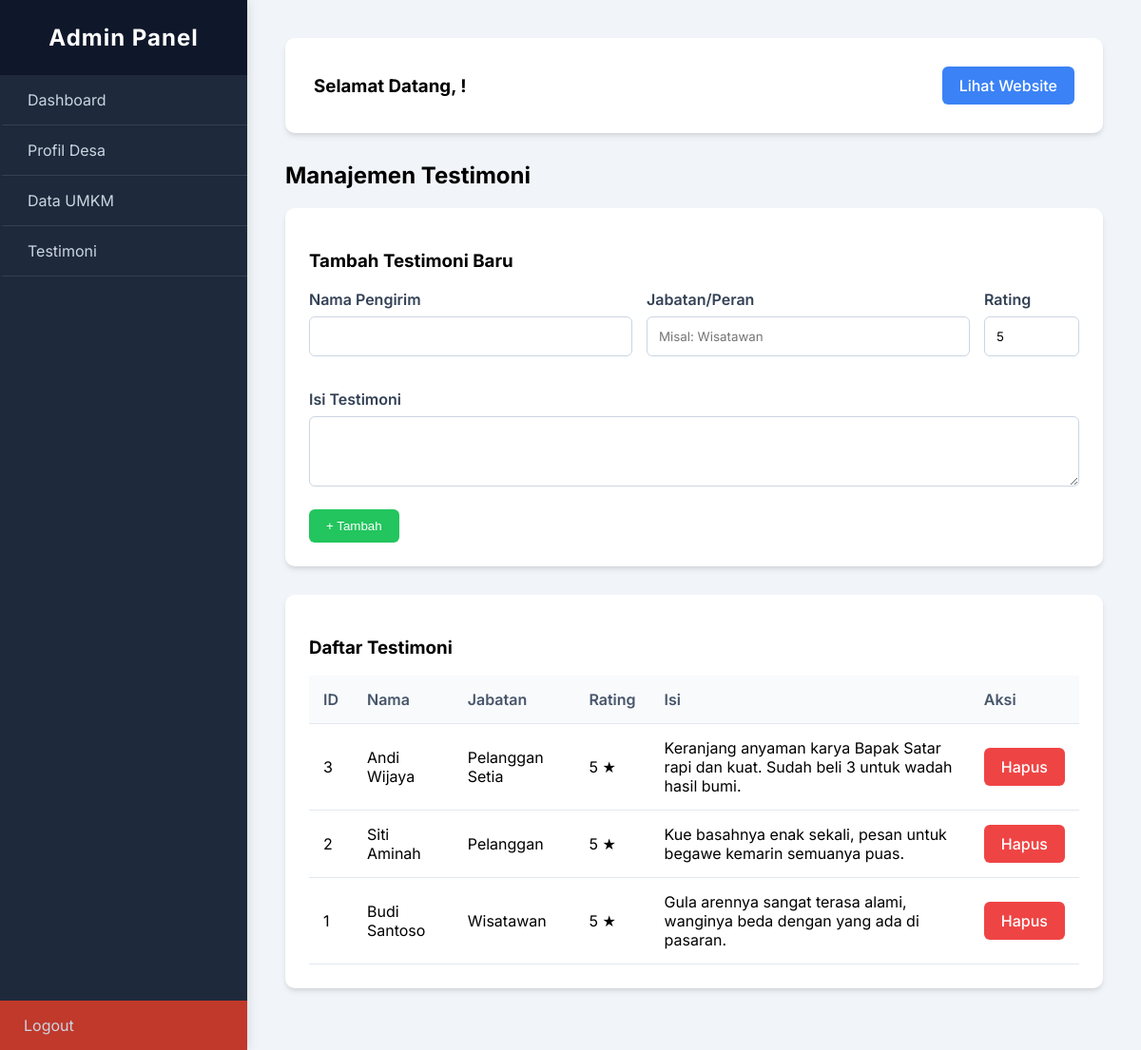
Screenshot of /admin/testimoni.php (signed in) with the database file from the repository.
### tables this page shows
CREATE TABLE `testimoni` (
  `id` int(11) NOT NULL,
  `nama_pengirim` varchar(255) NOT NULL,
  `isi_testimoni` text NOT NULL,
  `rating` int(11) NOT NULL DEFAULT 5,
  `jabatan` varchar(255) DEFAULT NULL
);

### admin/testimoni.php (the view, shortened to what this page needs)
<?php
require_once 'header.php';
$stmt = $pdo->query("SELECT * FROM testimoni ORDER BY id DESC");
$testimoni_list = $stmt->fetchAll();
?>
<h2>Manajemen Testimoni</h2>
<div class="card" style="margin-bottom: 30px;">
    <h3>Tambah Testimoni Baru</h3>
    <form method="POST">
        <div style="display:flex; gap:15px; margin-bottom:15px;">
            <div class="form-group" style="flex:1;">
                <label>Nama Pengirim</label>
                <input type="text" name="nama_pengirim" class="form-control" required>
            </div>
            <div class="form-group" style="flex:1;">
                <label>Jabatan/Peran</label>
                <input type="text" name="jabatan" class="form-control" placeholder="Misal: Wisatawan">
            </div>
            <div class="form-group" style="width:100px;">
                <label>Rating</label>
                <input type="number" name="rating" class="form-control" min="1" max="5" value="5" required>
            </div>
        </div>
        <div class="form-group">
            <label>Isi Testimoni</label>
            <textarea name="isi_testimoni" class="form-control" rows="3" required></textarea>
        </div>
        <button type="submit" name="add_testimoni" class="btn btn-success">+ Tambah</button>
    </form>
</div>
<div class="card">
    <h3>Daftar Testimoni</h3>
    <table>
        <thead>
            <tr>
                <th>ID</th>
                <th>Nama</th>
                <th>Jabatan</th>
                <th>Rating</th>
                <th>Isi</th>
                <th>Aksi</th>
            </tr>
        </thead>
        <tbody>
            <?php if (count($testimoni_list) > 0): ?>
                <?php foreach ($testimoni_list as $row): ?>
                <tr>
                    <td><?= $row['id'] ?></td>
                    <td><?= htmlspecialchars($row['nama_pengirim']) ?></td>
                    <td><?= htmlspecialchars($row['jabatan']) ?></td>
                    <td><?= $row['rating'] ?> ★</td>
                    <td><?= htmlspecialchars($row['isi_testimoni']) ?></td>
                    <td>
                        <a href="testimoni.php?delete=<?= $row['id'] ?>" class="btn btn-danger" onclick="return confirm('Hapus testimoni ini?');">Hapus</a>
                    </td>
                </tr>
                <?php endforeach; ?>
            <?php else: ?>
                <tr><td colspan="6" style="text-align:center;">Belum ada testimoni.</td></tr>
            <?php endif; ?>
        </tbody>
    </table>
</div>
<?php require_once 'footer.php'; ?>

### admin/header.php (style rules this page uses)
* { box-sizing: border-box; }
body { font-family: 'Inter', sans-serif; background-color: #f1f5f9; margin: 0; display: flex; min-height: 100vh; }
.card { background: white; padding: 25px; border-radius: 10px; box-shadow: 0 4px 6px -1px rgba(0, 0, 0, 0.1), 0 2px 4px -1px rgba(0, 0, 0, 0.06); margin-bottom: 25px; }
.btn { padding: 10px 18px; background: #3b82f6; color: white; text-decoration: none; border-radius: 6px; border: none; cursor: pointer; transition: 0.3s; font-weight: 500; display: inline-block; }
.btn-danger { background: #ef4444; }
.btn-success { background: #22c55e; }
table { width: 100%; border-collapse: separate; border-spacing: 0; margin-top: 15px; }
table th, table td { padding: 15px; text-align: left; border-bottom: 1px solid #e2e8f0; }
table th { background-color: #f8fafc; font-weight: 600; color: #475569; }
.form-group { margin-bottom: 20px; }
.form-group label { display: block; margin-bottom: 8px; font-weight: 600; color: #334155; }
.form-control { width: 100%; padding: 12px; border: 1px solid #cbd5e1; border-radius: 6px; box-sizing: border-box; font-family: inherit; transition: border-color 0.3s; }

### rows the page displays
testimoni: id "3", nama_pengirim "Andi Wijaya", jabatan "Pelanggan Setia", rating "5", isi_testimoni "Keranjang anyaman karya Bapak Satar rapi dan kuat. Sudah beli 3 untuk wadah hasil bumi."
testimoni: id "2", nama_pengirim "Siti Aminah", jabatan "Pelanggan", rating "5", isi_testimoni "Kue basahnya enak sekali, pesan untuk begawe kemarin semuanya puas."
testimoni: id "1", nama_pengirim "Budi Santoso", jabatan "Wisatawan", rating "5", isi_testimoni "Gula arennya sangat terasa alami, wanginya beda dengan yang ada di pasaran."
